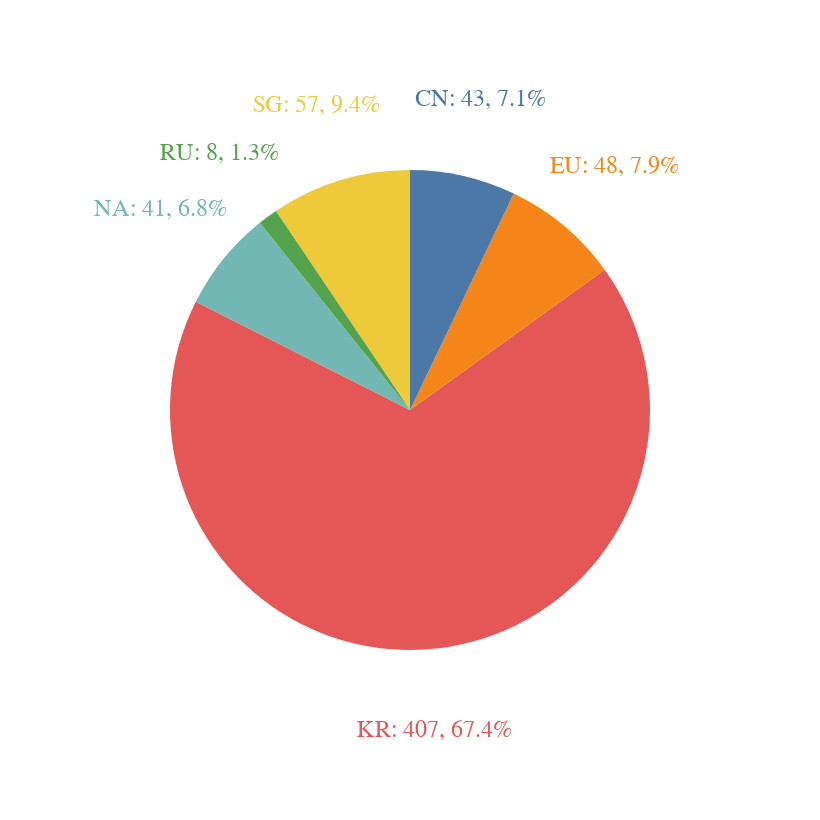

Notebook code for this chart:
### Code cell
source = pTable
chart = get_pieChart(source)
chart

### Figure 1 — Vega-Lite specification as saved in the notebook (floating-point values rounded to 4 significant figures)
{"config": {"view": {"continuousWidth": 400, "continuousHeight": 300}}, "layer": [{"mark": {"type": "arc", "outerRadius": 120}, "encoding": {"color": {"field": "리전", "legend": null, "type": "nominal"}, "theta": {"field": "합계", "stack": true, "type": "quantitative"}}}, {"mark": {"type": "text", "color": "black", "radius": 160, "size": 12}, "encoding": {"color": {"field": "리전", "legend": null, "type": "nominal"}, "text": {"field": "label", "type": "nominal"}, "theta": {"field": "합계", "stack": true, "type": "quantitative"}}, "transform": [{"calculate": "(((((datum.리전 + ': ') + datum.합계) + ', ') + datum.비중) + '%')", "as": "label"}]}], "data": {"name": "data-a42e2bfd6db17e2a7d8e9c7dd234348a"}, "height": 400, "width": 400, "$schema": "https://vega.github.io/schema/vega-lite/v4.17.0.json", "datasets": {"data-a42e2bfd6db17e2a7d8e9c7dd234348a": [{"리전": "KR", "합계": 407.0, "비중": 67.4}, {"리전": "SG", "합계": 57.0, "비중": 9.4}, {"리전": "EU", "합계": 48.0, "비중": 7.9}, {"리전": "CN", "합계": 43.0, "비중": 7.1}, {"리전": "NA", "합계": 41.0, "비중": 6.8}, {"리전": "RU", "합계": 8.0, "비중": 1.3}]}}
